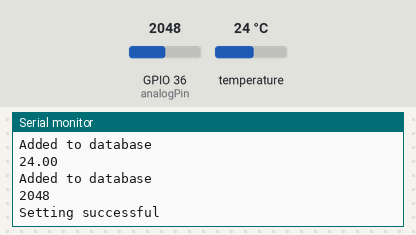
Simulated run of this sketch. Board: ESP32. Shown: the last lines printed to the serial monitor. The test bench sets the inputs (shaded band); at power-on: temperature 24 °C, GPIO 36 (analogPin) = 2048. WiFi joins after 1.5 s; servers stay silent unless stated; the local clock reads 2024-03-15 10:24:30 at power-on unless the sketch sets it.

Above: at 3.2 s.
3.3 s: temperature set to 12 °C
6.8 s: GPIO 36 (analogPin) set to 2866
At 8.4 s:
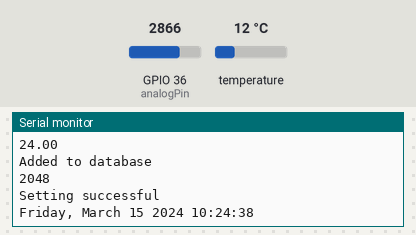
10.3 s: temperature set to 19 °C
At 11.2 s:
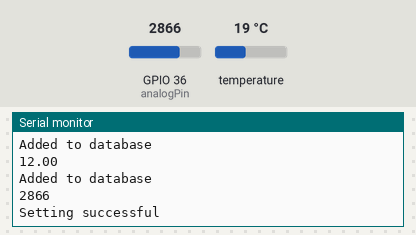
13.8 s: GPIO 36 (analogPin) set to 3603
At 15.23 s:
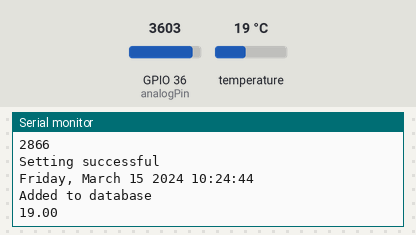
Timing chart, 0 to 16.8 s (numbered marks = the images above; inputs shaded):
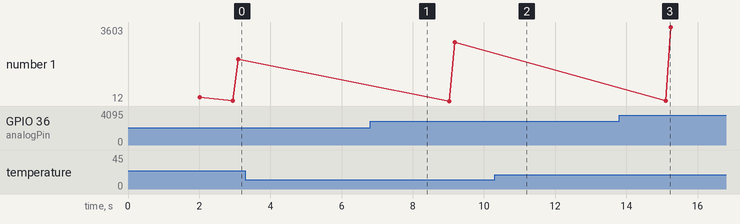

Measured:
- plotted number 1: 2048 → 2866 after the input at 6.8 s, 2866 → 3603 after the input at 13.8 s

The sketch:

StoreData.ino
```cpp
#include <WiFi.h>
#include <FirebaseESP32.h>
#include <OneWire.h>
#include <DallasTemperature.h>
#include "time.h"

#define FIREBASE_HOST "https://esp32-test-47764-default-rtdb.firebaseio.com/"
#define FIREBASE_AUTH "LhTKeNxqApl0vwiT2aQLJkPC4wau1erTMwpXbzNp"

#define WIFI_SSID "Mukhome_EXT"
#define WIFI_PASSWORD "Boatcarbike11"

#define ONE_WIRE_BUS 22
OneWire oneWire(ONE_WIRE_BUS);
DallasTemperature sensors(&oneWire);

const char* ntpServer = "pool.ntp.org";
const long  gmtOffset_sec = -28800;
const int   daylightOffset_sec = 3600;

FirebaseData firebaseData;
FirebaseJson json;

int month;
int day;
int year;
char curr_time[10];

int analogPin = A0;

void printLocalTime()
{
  struct tm timeinfo;
  if(!getLocalTime(&timeinfo)){
    Serial.println("Failed to obtain time");
    return;
  }
  Serial.println(&timeinfo, "%A, %B %d %Y %H:%M:%S");
  month = (timeinfo.tm_mon);
  day = (timeinfo.tm_mday);
  year = timeinfo.tm_year+1900;
  sprintf(curr_time, "%02d:%02d:%02d", timeinfo.tm_hour,timeinfo.tm_min,timeinfo.tm_sec);

}

void setup() {
    Serial.begin(115200);
    sensors.begin(); // Start reading temperatures
 WiFi.mode(WIFI_STA);
  WiFi.begin(WIFI_SSID, WIFI_PASSWORD);
  Serial.print("Connecting to WiFi ..");
  while (WiFi.status() != WL_CONNECTED) {
    Serial.print('.');
    delay(1000);
  }
  Serial.println(WiFi.localIP());

  Firebase.begin(FIREBASE_HOST, FIREBASE_AUTH);
  Firebase.reconnectWiFi(true);
  //Set database read timeout to 1 minute (max 15 minutes)
  Firebase.setReadTimeout(firebaseData, 1000 * 60);
  //tiny, small, medium, large and unlimited.
  //Size and its write timeout e.g. tiny (1s), small (10s), medium (30s) and large (60s).
  Firebase.setwriteSizeLimit(firebaseData, "tiny");
   Serial.println("------------------------------------");
  Serial.println("Connected...");
  configTime(gmtOffset_sec, daylightOffset_sec, ntpServer);

}

void loop() {

  printLocalTime(); // get current time
  sensors.requestTemperatures(); // Send the command to get temperature readings
  //char addToTime[50] = year + "/" + month + "/"+ day + curr_time; //Path to store data
  char temp_path[50];
  char pH_path[50];
  sprintf(temp_path,"%04d/%02d/%02d/%s/Temperature", year,month,day,curr_time);
  sprintf(pH_path,"%04d/%02d/%02d/%s/pH", year,month,day,curr_time);

  if(Firebase.setFloat(firebaseData,temp_path,(sensors.getTempCByIndex(0)))){
    //SHOULD RETURN TRUE
    Serial.println("Added to database");
    Serial.println(sensors.getTempCByIndex(0));
  }else{
    Serial.print("setting temp failed :");
        delay(500);
        return;
  }
if(Firebase.setInt(firebaseData,pH_path,analogRead(analogPin))){
    //SHOULD RETURN TRUE
    Serial.println("Added to database");
    Serial.println(analogRead(analogPin));
  }else{
    Serial.print("setting pH failed :");
        delay(500);
        return;
  }
    Serial.println("Setting successful");
    Serial.println();

    delay(5000);

}
```
